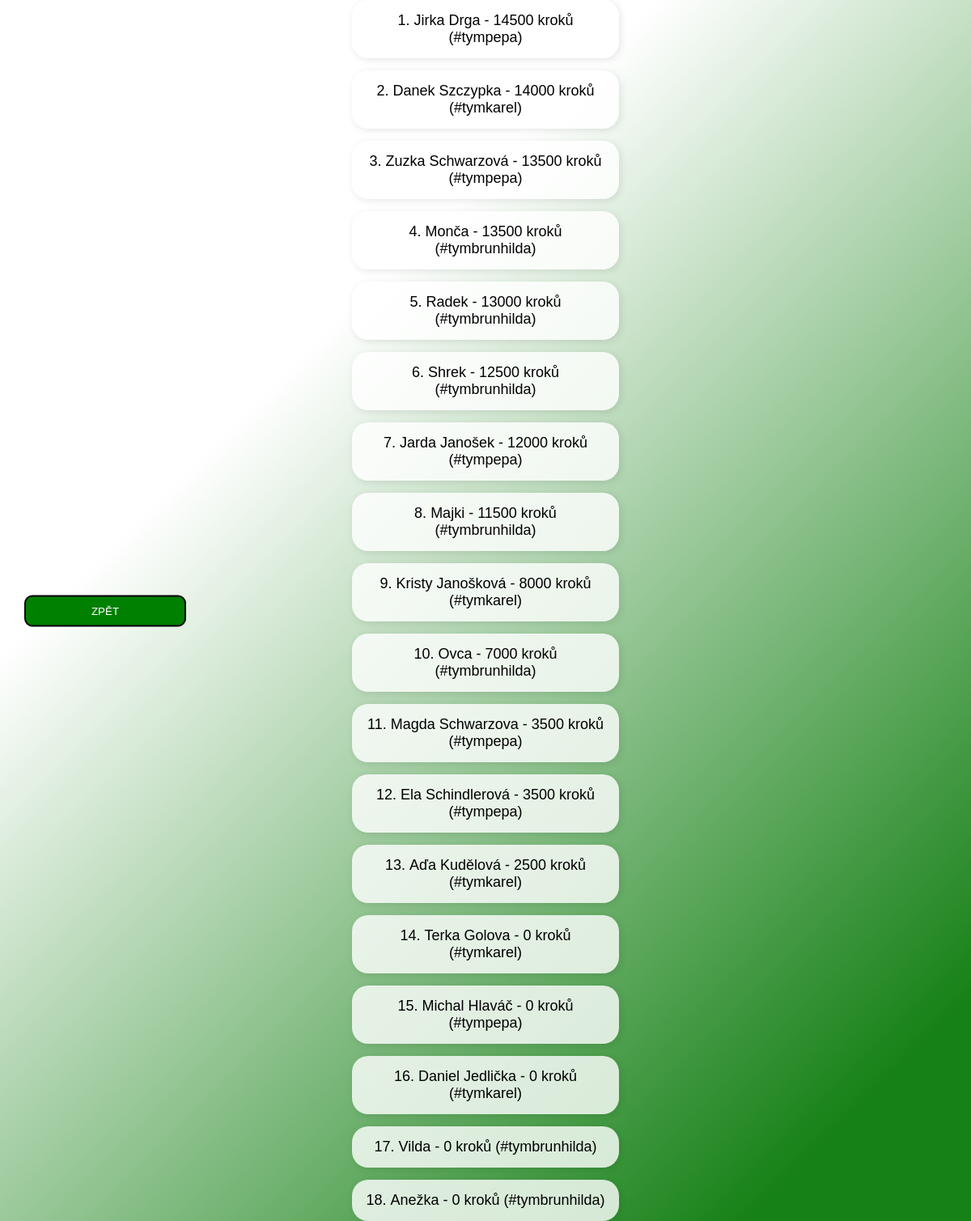
Screenshot of /all_leaderboard with the database file from the repository.
### infopage/models.py (models this page shows, shortened)
class vysledky_hracu(models.Model):
    jmeno = models.CharField(max_length=20)
    prijmeni = models.CharField(max_length=40, blank=True)
    tym = models.CharField(max_length=10, null=True)
    koeficient = models.FloatField(null=True, blank=True, default=1)
    kroky_BONUS = models.IntegerField(default=0, blank=True, validators=[MinValueValidator(0), MaxValueValidator(50000)])
    kroky1 = models.IntegerField(default=0, blank=True, validators=[MinValueValidator(0), MaxValueValidator(50000)])
    kroky2 = models.IntegerField(default=0, blank=True, validators=[MinValueValidator(0), MaxValueValidator(50000)])
    kroky3 = models.IntegerField(default=0, blank=True, validators=[MinValueValidator(0), MaxValueValidator(50000)])
    kroky4 = models.IntegerField(default=0, blank=True, validators=[MinValueValidator(0), MaxValueValidator(50000)])
    kroky5 = models.IntegerField(default=0, blank=True, validators=[MinValueValidator(0), MaxValueValidator(50000)])
    kroky6 = models.IntegerField(default=0, blank=True, validators=[MinValueValidator(0), MaxValueValidator(50000)])
    kroky7 = models.IntegerField(default=0, blank=True, validators=[MinValueValidator(0), MaxValueValidator(50000)])
    kroky8 = models.IntegerField(default=0, blank=True, validators=[MinValueValidator(0), MaxValueValidator(50000)])
    kroky9 = models.IntegerField(default=0, blank=True, validators=[MinValueValidator(0), MaxValueValidator(50000)])
    kroky10 = models.IntegerField(default=0, blank=True, validators=[MinValueValidator(0), MaxValueValidator(50000)])
    kroky11 = models.IntegerField(default=0, blank=True, validators=[MinValueValidator(0), MaxValueValidator(50000)])
    kroky12 = models.IntegerField(default=0, blank=True, validators=[MinValueValidator(0), MaxValueValidator(50000)])
    max_kroku_mesicne = models.IntegerField(default=0, blank=True, validators=[MinValueValidator(0), MaxValueValidator(50000)])
    celkem_kroku = models.IntegerField(default=0, blank=True, validators=[MinValueValidator(0), MaxValueValidator(1000000)])
    class Meta:
        verbose_name = "Výsledky hráčů"
        verbose_name_plural = "Výsledky hráčů"

### infopage/views.py (the view)
# urls.py: path('all_leaderboard', views.all_leaderboard, name='all_leaderboard'),
def all_leaderboard(request):
    return render(request, 'infopage/leaderboard_all.html', {
        'vsichni_hraci': hraci,
    })

### infopage/templates/infopage/leaderboard_all.html (shortened to what this page needs)
{% extends "base_leaderboard.html" %}
{% block content %}
<ol>
    {% for hrac in vsichni_hraci|dictsortreversed:"celkem_kroku" %}
        <li>
            {{hrac.jmeno}} {{hrac.prijmeni}} - {{hrac.celkem_kroku}} kroků (#tym{{hrac.tym}})
        </li>
    {% endfor %}
</ol>
<div class="menu">
    <ul>
        <li>
            <button onclick="history.back()">ZPĚT</button>
        </li>
    </ul>
</div>
{% endblock content %}

### static/base.css (style rules this page uses)
body { font-family: 'Nunito', sans-serif; font-size: 20px; background: linear-gradient(135deg, white 30%, rgb(22, 129, 22) 90%); background-attachment: fixed; margin: 0; padding: 0; display: flex; flex-direction: column; align-items: center; justify-content: center; min-height: 100vh; text-align: center; }
.menu { font-size: 20px; position: absolute; left: 0; top: 50%; transform: translateY(-50%); padding: 20px; }
.menu ul { list-style-type: none; padding: 0; }
.menu li { margin: 10px 0; padding: 5%; }
.menu button { border: 2px solid black; background-color: green; color: white; padding: 10px 15px; border-radius: 10px; cursor: pointer; width: 200px; transition: background-color 0.5s ease-in-out, transform 0.5s ease-in-out; }
ol { padding: 0; margin: 0; list-style-type: decimal; display: flex; flex-direction: column; align-items: center; gap: 15px; counter-reset: player-counter; }
ol li { padding: 5%; font-size: 18px; padding: 15px; background: rgba(255, 255, 255, 0.8); border-radius: 20px; box-shadow: 2px 2px 10px rgba(0, 0, 0, 0.1); width: 300px; text-align: center; position: relative; list-style-position: inside; }

### rows the page displays
vysledky_hracu: jmeno "Jirka", prijmeni "Drga", celkem_kroku "14500", tym "pepa"
vysledky_hracu: jmeno "Danek", prijmeni "Szczypka", celkem_kroku "14000", tym "karel"
vysledky_hracu: jmeno "Zuzka", prijmeni "Schwarzová", celkem_kroku "13500", tym "pepa"
vysledky_hracu: jmeno "Monča", celkem_kroku "13500", tym "brunhilda"
vysledky_hracu: jmeno "Radek", celkem_kroku "13000", tym "brunhilda"
vysledky_hracu: jmeno "Shrek", celkem_kroku "12500", tym "brunhilda"
vysledky_hracu: jmeno "Jarda", prijmeni "Janošek", celkem_kroku "12000", tym "pepa"
vysledky_hracu: jmeno "Majki", celkem_kroku "11500", tym "brunhilda"
vysledky_hracu: jmeno "Kristy", prijmeni "Janošková", celkem_kroku "8000", tym "karel"
vysledky_hracu: jmeno "Ovca", celkem_kroku "7000", tym "brunhilda"
vysledky_hracu: jmeno "Magda", prijmeni "Schwarzova", celkem_kroku "3500", tym "pepa"
vysledky_hracu: jmeno "Ela", prijmeni "Schindlerová", celkem_kroku "3500", tym "pepa"
vysledky_hracu: jmeno "Aďa", prijmeni "Kudělová", celkem_kroku "2500", tym "karel"
vysledky_hracu: jmeno "Terka", prijmeni "Golova", celkem_kroku "0", tym "karel"
vysledky_hracu: jmeno "Michal", prijmeni "Hlaváč", celkem_kroku "0", tym "pepa"
vysledky_hracu: jmeno "Daniel", prijmeni "Jedlička", celkem_kroku "0", tym "karel"
vysledky_hracu: jmeno "Vilda", celkem_kroku "0", tym "brunhilda"
vysledky_hracu: jmeno "Anežka", celkem_kroku "0", tym "brunhilda"
